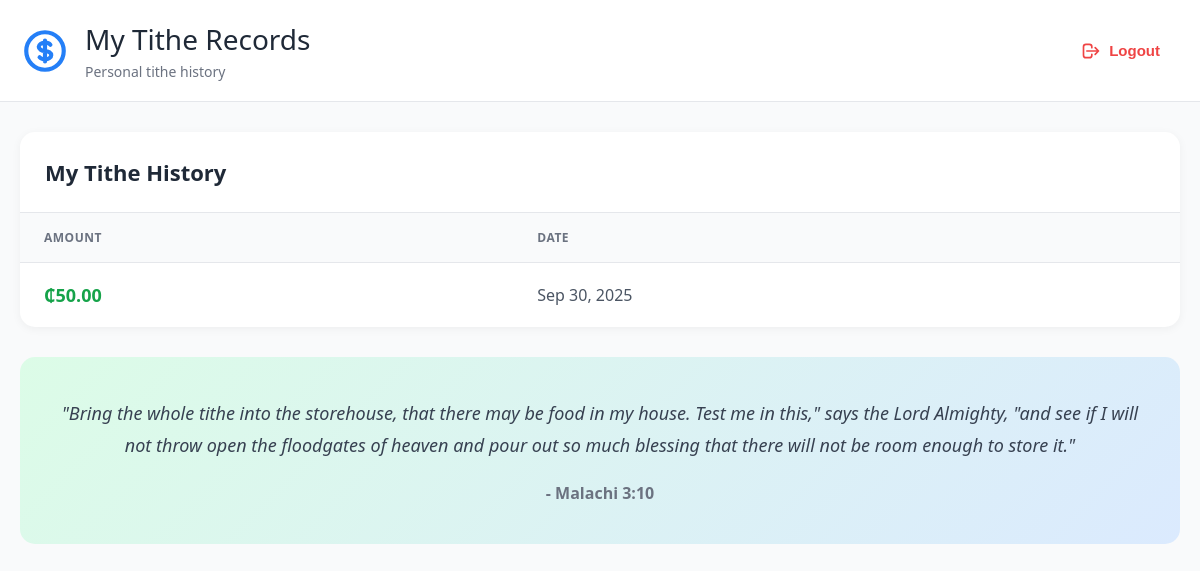
Before: /tithe/tithe/user/ (signed in) with the older database file.
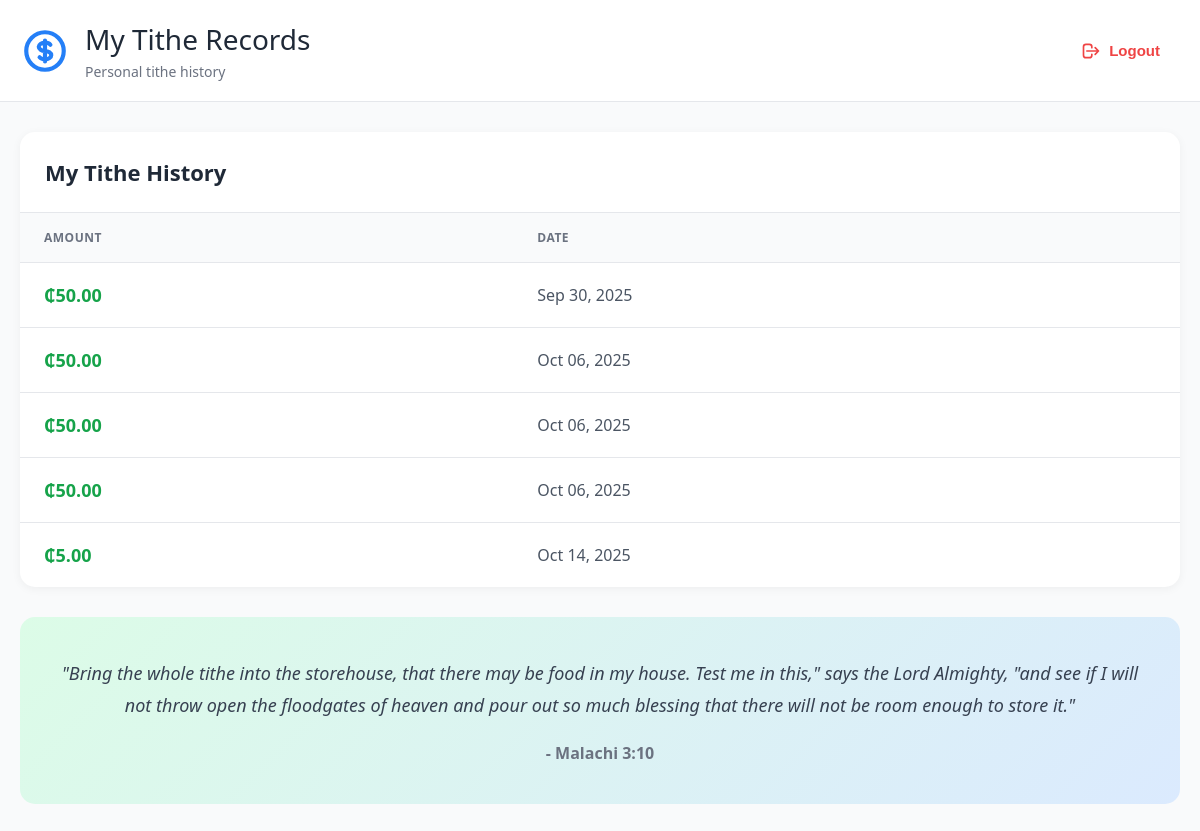
After: the same page with the newer database file.
### tithe/models.py (models this page shows, shortened)
class Tithe(models.Model):
    user = models.ForeignKey(CustomUser,on_delete=models.CASCADE)
    amount = models.DecimalField(decimal_places=2, max_digits=10)
    date = models.DateField()

### tithe/views.py (the view)
# urls.py: path('tithe/user/', views.list_related_user, name='user-tithe'),
def list_related_user(request):
    user = request.user
    tithe = Tithe.objects.filter(user=user).all()
    return render(request,"tithe/user-tithe.html",{"tithe":tithe})

### tithe/templates/tithe/user-tithe.html (shortened to what this page needs)
{% extends 'tithe/base.html' %}
{% block content %}
<div class="dashboard">
    <header class="header">
        <div class="header-content">
            <div class="header-left">
                <div class="header-icon">
                    <svg fill="none" stroke="currentColor" viewBox="0 0 24 24">
                        <path stroke-linecap="round" stroke-linejoin="round" stroke-width="2" d="M12 8c-1.657 0-3 .895-3 2s1.343 2 3 2 3 .895 3 2-1.343 2-3 2m0-8c1.11 0 2.08.402 2.599 1M12 8V7m0 1v8m0 0v1m0-1c-1.11 0-2.08-.402-2.599-1M21 12a9 9 0 11-18 0 9 9 0 0118 0z"/>
                    </svg>
                </div>
                <div>
                    <div class="header-title">My Tithe Records</div>
                    <div class="header-subtitle">Personal tithe history</div>
                </div>
            </div>
            <form method="POST" action="{% url 'tithe:logout_user' %}">
                <button type="submit" class="btn-logout">
                    <svg fill="none" stroke="currentColor" viewBox="0 0 24 24">
                        <path stroke-linecap="round" stroke-linejoin="round" stroke-width="2" d="M17 16l4-4m0 0l-4-4m4 4H7m6 4v1a3 3 0 01-3 3H6a3 3 0 01-3-3V7a3 3 0 013-3h4a3 3 0 013 3v1"/>
                    </svg>
                    Logout
                </button>
            </form>
        </div>
    </header>
    <div class="main-content">
        <div class="table-section">
            <div class="table-header">
                <div class="table-title">My Tithe History</div>
            </div>
            <table>
                <thead>
                    <tr>
                        <th>Amount</th>
                        <th>Date</th>
                    </tr>
                </thead>
                <tbody>
                    {% for tithe in tithe %}
                    <tr>
                        <td><span class="amount" style="font-size: 18px;">₵{{ tithe.amount }}</span></td>
                        <td>{{ tithe.date|date:"M d, Y" }}</td>
                    </tr>
                    {% empty %}
                    <tr>
                        <td colspan="2" style="text-align: center; padding: 40px; color: #9ca3af;">No tithe records found</td>
                    </tr>
                    {% endfor %}
                </tbody>
            </table>
        </div>
        <div class="quote-section">
            <p class="quote-text">
                "Bring the whole tithe into the storehouse, that there may be food in my house.
                Test me in this," says the Lord Almighty, "and see if I will not throw open the
                floodgates of heaven and pour out so much blessing that there will not be room
                enough to store it."
            </p>
            <p class="quote-author">- Malachi 3:10</p>
        </div>
    </div>
</div>
{% endblock %}

Changed rows visible on the page:
added Tithe: amount "50.00", date "Oct 06, 2025"
added Tithe: amount "50.00", date "Oct 06, 2025"
added Tithe: amount "50.00", date "Oct 06, 2025"
added Tithe: amount "5.00", date "Oct 14, 2025"
